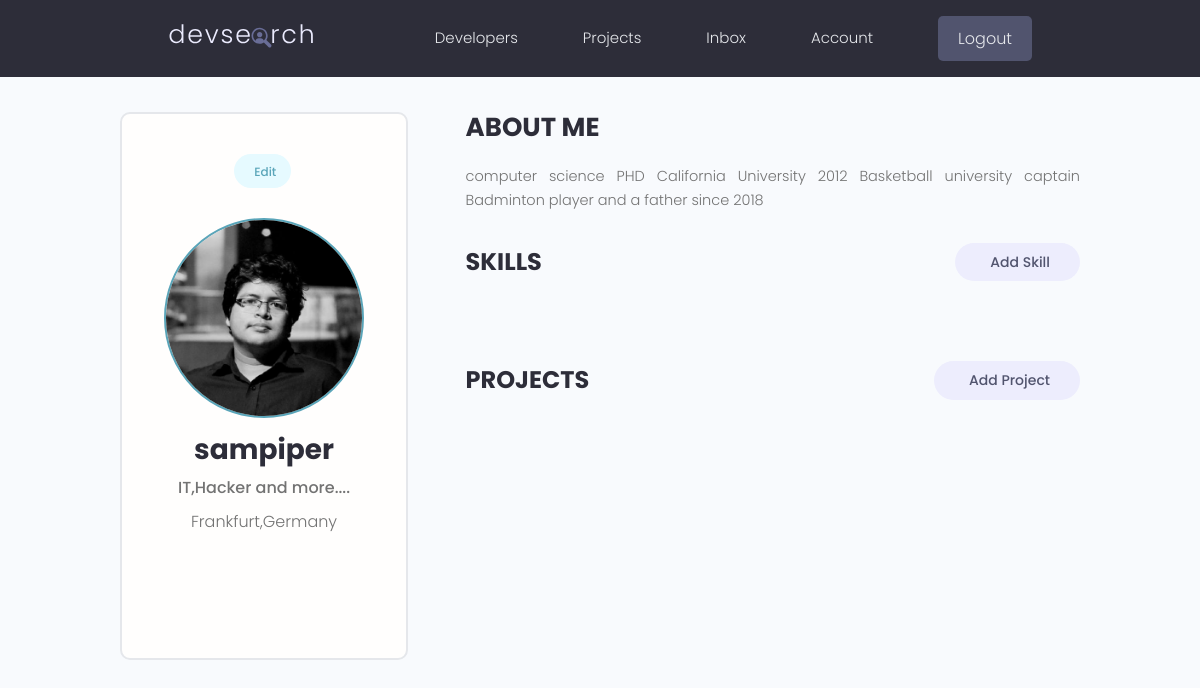
/account/ (signed in), run on an earlier commit of the app's database.
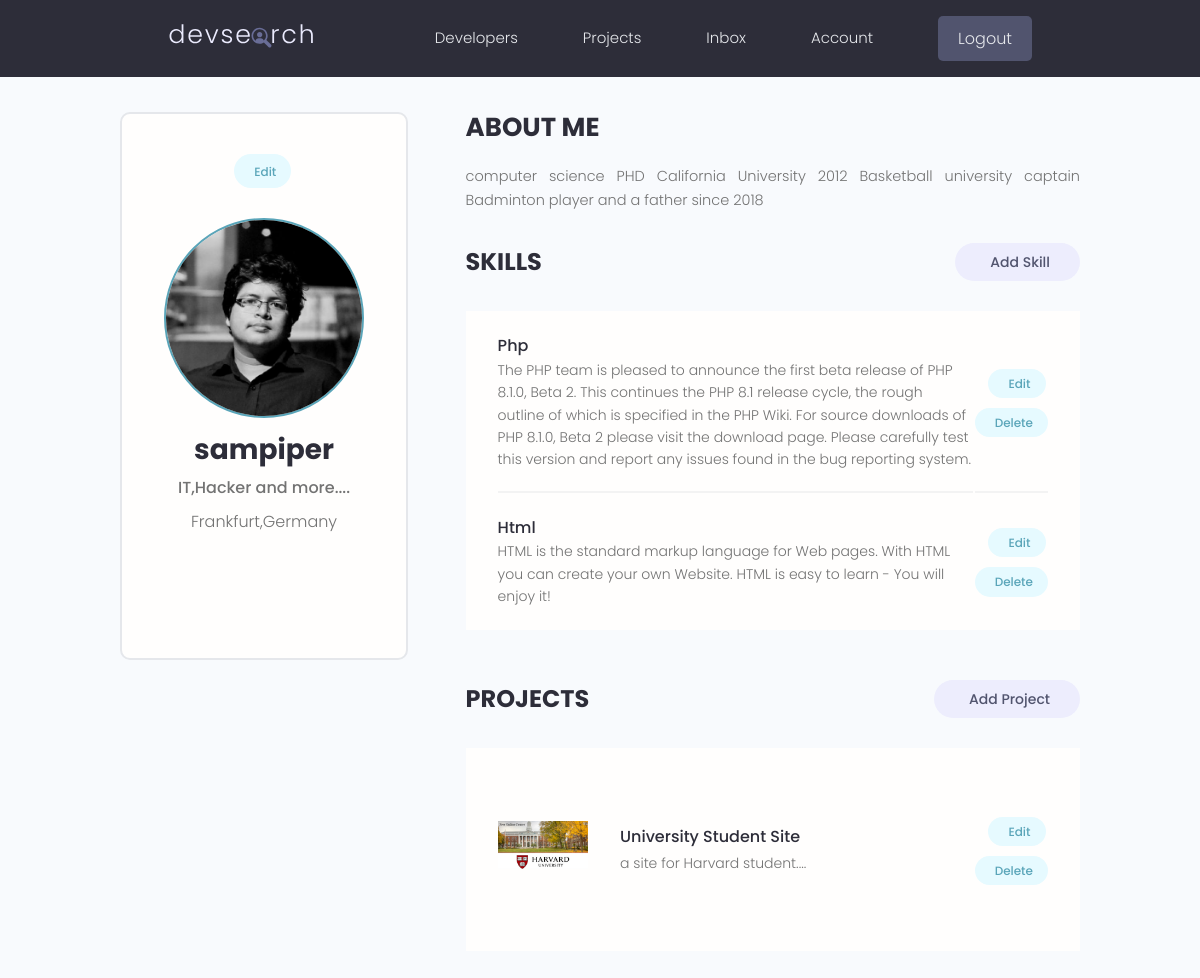
And on a later commit of the database.
### users/models.py (models this page shows, shortened)
class Skill(models.Model):
    owner=models.ForeignKey(
        Profile,on_delete=models.CASCADE,null=True,blank=True)
    name=models.CharField(max_length=200,null=True,blank=True)
    description=models.TextField(null=True,blank=True)
    created=models.DateTimeField(auto_now_add=True)
    id=models.UUIDField(
        default=uuid.uuid4,primary_key=True,unique=True,editable=False)

### projects/models.py (models this page shows, shortened)
class Project(models.Model):
    owner=models.ForeignKey(Profile,null=True,blank=True,on_delete=SET_NULL)
    title=models.CharField(max_length=200)
    description=models.TextField(null=True,blank=True)
    demo_link=models.CharField(max_length=2000,null=True,blank=True)
    source_link=models.CharField(max_length=2000,null=True,blank=True)
    featured_image=models.ImageField(null=True,blank=True,default='default.jpg')
    tags=models.ManyToManyField('Tag',blank=True)
    votes_total=models.IntegerField(default=0,null=True,blank=True)
    votes_ratio=models.IntegerField(default=0,null=True,blank=True)
    created=models.DateTimeField(auto_now_add=True)
    id=models.UUIDField(default=uuid.uuid4,primary_key=True,unique=True,editable=False)
    class Meta:
        ordering=['created']

### users/views.py (the view)
# urls.py: path('account/',views.userAccount,name='account'),
@login_required(login_url="login")
def userAccount(request):
    profile=request.user.profile
    skills=profile.skill_set.all()
    projects=profile.project_set.all()
    context={'profile':profile,'skills':skills,'projects':projects}
    return render(request,'users/account.html',context)

### users/templates/users/account.html (shortened to what this page needs)
{% extends 'main.html' %}
{% block content%}
  <main class="settingsPage profile my-md">
    <div class="container">
      <div class="layout">
        <div class="column column--1of3">
          <div class="card text-center">
            <div class="card__body dev">
              <a class="tag tag--pill tag--main settings__btn" href="{% url 'edit-account' %}"> Edit</a>
              <img class="avatar avatar--xl dev__avatar" src="{{profile.profile_image.url}}" />
              <h2 class="dev__name">{{profile.username}}</h2>
              <p class="dev__title">{{profile.short_intro}}</p>
              <p class="dev__location">{{profile.location}}</p>
              <ul class="dev__social">
              </ul>
            </div>
          </div>
        </div>
        <div class="column column--2of3">
          <div class="devInfo">
            <h3 class="devInfo__title">About Me</h3>
            <p class="devInfo__about">
             {{profile.bio}}
            </p>
          </div>
          <div class="settings">
            <h3 class="settings__title">Skills</h3>
            <a class="tag tag--pill tag--sub settings__btn tag--lg" href="{% url 'create-skill' %}"> Add Skill</a>
          </div>
          <table class="settings__table">
            {% for skill in skills %}
            <tr>
              <td class="settings__tableInfo">
                <h4>{{skill.name}}</h4>
                <p>
                 {{skill.description}}
                </p>
              </td>
              <td class="settings__tableActions">
                <a class="tag tag--pill tag--main settings__btn" href="{% url 'update-skill' skill.id %}"> Edit</a>
                <a class="tag tag--pill tag--main settings__btn" href="{% url 'delete-skill' skill.id %}?next=/account">
                  Delete</a>
              </td>
            </tr>
            {% endfor %}
          </table>
          <div class="settings">
            <h3 class="settings__title">Projects</h3>
            <a class="tag tag--pill tag--sub settings__btn tag--lg" href="{% url 'create-project' %}"> Add Project</a>
          </div>
          <table class="settings__table">
            {% for project in projects%}
            <tr>
              <td class="settings__thumbnail">
                <a href="{% url 'project' project.id %}"><img src="{{project.featured_image.url}}" alt="Project Thumbnail" /></a>
              </td>
              <td class="settings__tableInfo">
                <a href="{% url 'project' project.id %}">{{project.title}}</a>
                <p>
                  {{project.description|slice:150}}....
                </p>
              </td>
              <td class="settings__tableActions">
                <a class="tag tag--pill tag--main settings__btn" href="{% url 'update-project' project.id %}"> Edit</a>
                <a class="tag tag--pill tag--main settings__btn" href="{% url 'delete-project' project.id %}?next=/account">
                  Delete</a>
              </td>
            </tr>
            {% endfor %}
          </table>
        </div>
      </div>
    </div>
  </main>
{% endblock content %}

What changed in the data, as far as the page shows it:
added Skill: name "Php", description "The PHP team is pleased to announce the first beta release of PHP 8.1.0, Beta 2. This continues the PHP 8.1 release cycle, the rough outline of which is specified in the PHP Wiki. For source downloads of PHP 8.1.0, Beta 2 please visit the download page. Please carefully test this version and report any issues found in the bug reporting system."
added Skill: name "Html", description "HTML is the standard markup language for Web pages. With HTML you can create your own Website. HTML is easy to learn - You will enjoy it!"
added Project: featured_image (picture), title "University Student Site", description "a site for Harvard student"
